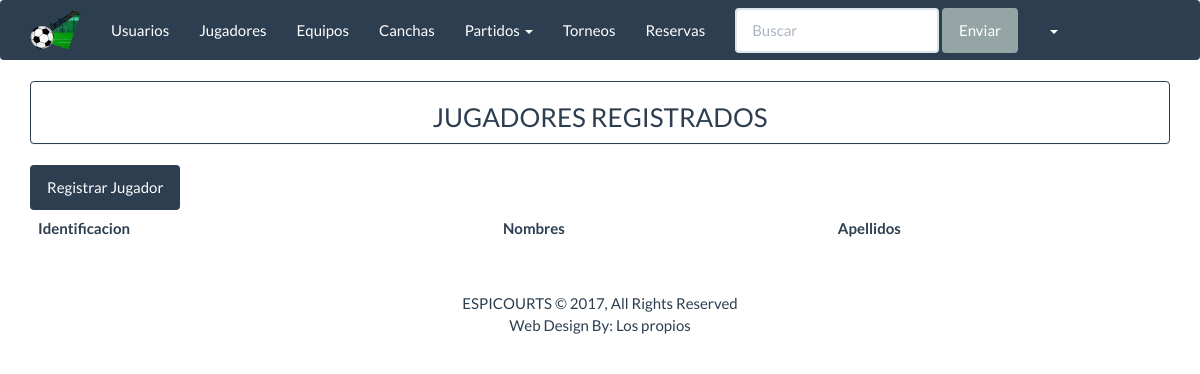
Page /espicourts/jugadores_listar on the earlier database version.
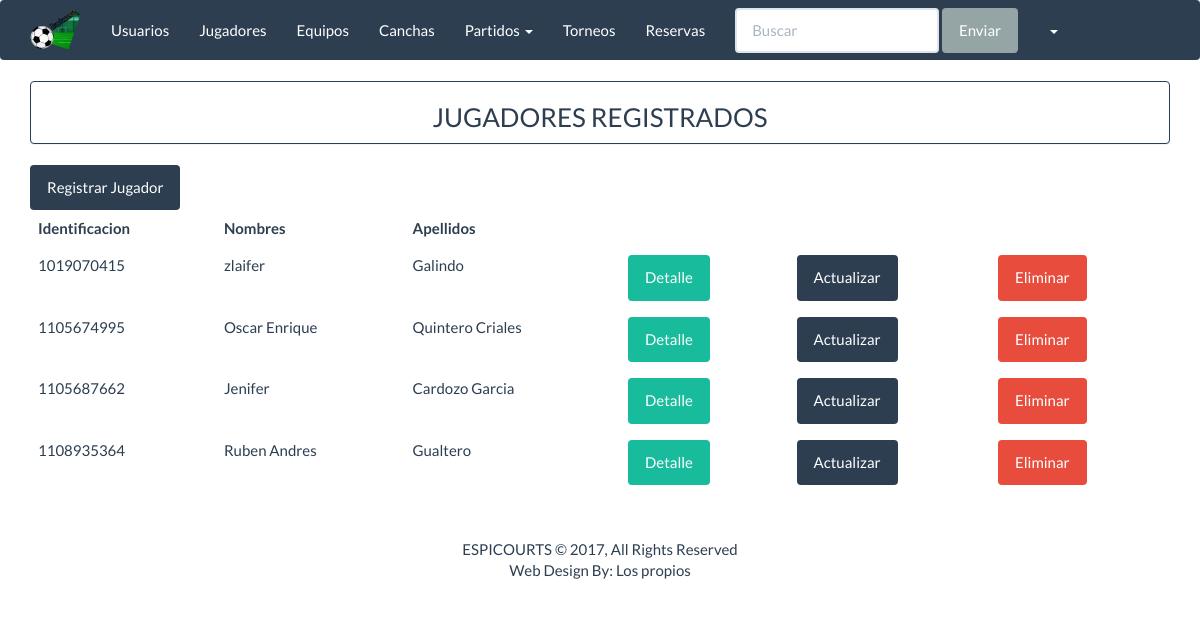
Same page on the later database version.
### apps/inicio/models.py (models this page shows, shortened)
class Jugador(models.Model):
    identificacion=models.CharField('Identificacion',max_length=12)
    tidentificaciones=((1,'T.I'),(2,'C.C'),(3,'C.E'))
    tipo_identifcacion=models.SmallIntegerField(choices=tidentificaciones)
    edad=models.IntegerField('Edad')
    telefono=models.CharField('Telefono',max_length=20)
    perfil=models.CharField('Perfil del jugador',max_length=60)
    genero = ((1, 'Masculino'), (2, 'Femenino'))
    sexo = models.SmallIntegerField(choices=genero)
    equipo=models.ForeignKey(Equipo,null=True)
    usuario=models.OneToOneField(User, null=True)
    class Meta:
        db_table='jugador'

### apps/inicio/views.py (the view)
class ListarJugador(ListView):
    model = Jugador
    template_name = "jugador/jugador_listar.html"
    context_object_name = "jugadores"

### templates/jugador/jugador_listar.html (shortened to what this page needs)
{% extends 'base/base.html' %}
{% block  content%}
<div class="panel panel-primary" align="center">
    <h3>JUGADORES REGISTRADOS</h3>
</div>
<a class="btn btn-primary " href="{% url 'espicourts:jugadores_crear' %}" >Registrar Jugador</a>
<div class="table-responsive">
    <table class="table table-hover">
        <thead>
            <tr>
                <th>Identificacion</th>
                <th>Nombres</th>
                <th>Apellidos </th>
            </tr>
        </thead>
        <tbody>
            {% for c in jugadores%}
            <tr>
                <td>{{ c.identificacion }}</td>
                <td>{{ c.usuario.first_name }}</td>
                <td>{{ c.usuario.last_name}}</td>
                <td>
                     <a href="{% url 'espicourts:jugador_detalle' c.id %}" button class="btn btn-success"> Detalle</a>
                </td>
                <td>
                     <a href="{% url 'espicourts:jugadores_actualizar' c.id %}" button class="btn btn-primary"> Actualizar</a>
                </td>
                <td>
                     <a href="{% url 'espicourts:jugadores_eliminar' c.id %}" button class="btn btn-danger"> Eliminar</a>
                </td>
            </tr>
            {% endfor %}
        </tbody>
    </table>
</div>
{% endblock%}

Differences in the rows shown:
added Jugador: identificacion "1019070415", usuario.first_name "zlaifer", usuario.last_name "Galindo"
added Jugador: identificacion "1105674995", usuario.first_name "Oscar Enrique", usuario.last_name "Quintero Criales"
added Jugador: identificacion "1105687662", usuario.first_name "Jenifer", usuario.last_name "Cardozo Garcia"
added Jugador: identificacion "1108935364", usuario.first_name "Ruben Andres", usuario.last_name "Gualtero"
